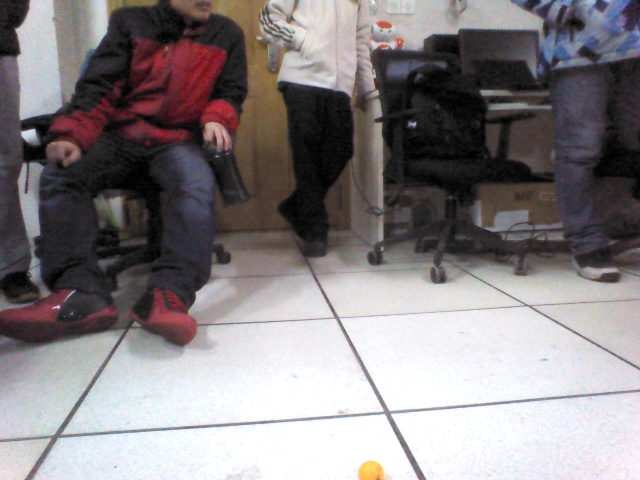
#> input picture final/balltest.jpg, 640 x 480 px
$ python hough.py   (Python 2 division)   (older library calls are emulated)
#> lines starting #> are read from the running program, lines starting #| are printed output that depends on the picture; after the words box and inside, x2 and y2 are one past the last pixel; in counts of white or black regions, pixels touching at a corner belong together
# -*- coding: utf-8 -*-

import cv2
import numpy as np
def detectCircle(file2detect):
#> called with file2detect = 'balltest.jpg'
    img = cv2.imread(file2detect,1)
#> img is the input picture: shape (480, 640, 3); mean B, G, R 131.1, 128.9, 134.6
    img_thr = cv2.cvtColor(img, cv2.COLOR_BGR2HSV)
#> img_thr: shape (480, 640, 3); mean H, S, V 87.3, 29.8, 138.2
    #1.color threshold in HSV
    lower_orange = np.array([10,130,190])        #([10,100,100])
    upper_orange = np.array([100,255,255])       #([60,255,255])
    mask = cv2.inRange(img_thr, lower_orange, upper_orange)
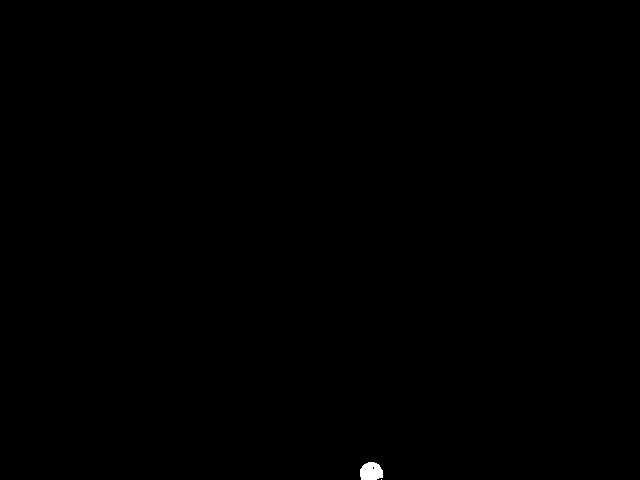
#> mask: shape (480, 640); 0.11% white; 2 white regions (1 under 20 px), largest, box (x1, y1, x2, y2) and area: (360, 462, 383, 480) 344
    res = cv2.bitwise_and(img,img, mask= mask)
    #cv2.imshow('res',res)
    #2.median blur
    res = cv2.medianBlur(res,5)
    #3.edge detection using Canny
    #edges = cv2.Canny(res,100,200)
    #cv2.imshow('edge',edges)
    #3.hough detect circle return x y r
    img = cv2.cvtColor(res,cv2.COLOR_BGR2GRAY)
#> img: shape (480, 640)
    circles = cv2.HoughCircles(img,cv2.cv.CV_HOUGH_GRADIENT,1,20,
                                param1=50,param2=10,minRadius=0,maxRadius=0)     # 修改参数精度变化
#> circles = [[370.5, 471.5, 10.6]]
#> (the run stopped early here; a loop or call above may not have finished)
